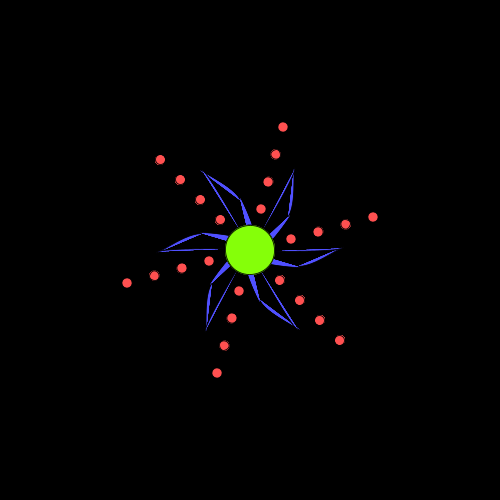
Frame 1 (no input)
Frame 60 (the mouse pressed at the canvas centre just before this capture): identical to frame 1, image omitted
Frame 120 (the mouse held since frame 60 and released just before this capture): identical to frame 1, image omitted

The Processing sketch that drew this single still picture (run headless with seeded random() and noise(); from frame 60 on, the mouse is pressed at the canvas centre):

// Processing sketch: processing_22346
// ── processing_22346.pde

//Week 5 coded by Chen^2
//1337399


void setup(){
  
  size(500,500);
  smooth();
  
  strokeWeight(.8);

}
 
void draw(){
  
  background(0);
  translate(width/2, height/2);
    
    for(int i = 0; i < 6; i++){
     
      rotate(radians(60));
      
      pushMatrix();
      
      for(int j = 0; j < 120; j+= 20){
      
      fill(255, 80 , 80);
      ellipse(30, 30, 10, 10);
      ellipse(50, 50, 10, 10);
      ellipse(70, 70, 10, 10);
      ellipse(90, 90, 10, 10);
      
      }
       
      for(int k = 0; k < 340; k += 40){
      
      fill(80, 80, 255);
      
      beginShape();
      curveVertex(0,0);
      curveVertex(10, 50);
      curveVertex(50, 80);
      curveVertex(80, 100);
      endShape();
      
      beginShape();
      curveVertex(0,0);
      curveVertex(10, 20);
      curveVertex(48, 80);
      curveVertex(80, 100);
      endShape();
      
      beginShape();
      curveVertex(0,0);
      curveVertex(10, 52);
      curveVertex(0, 10);
      curveVertex(100, 100);

      endShape();
        
      }
      
      popMatrix();
      
      fill(133, 739, 9);
      arc(0, 0, 50,50, 0, TWO_PI);
      
    }
  
  println(mouseX);
  println(mouseY);
}
